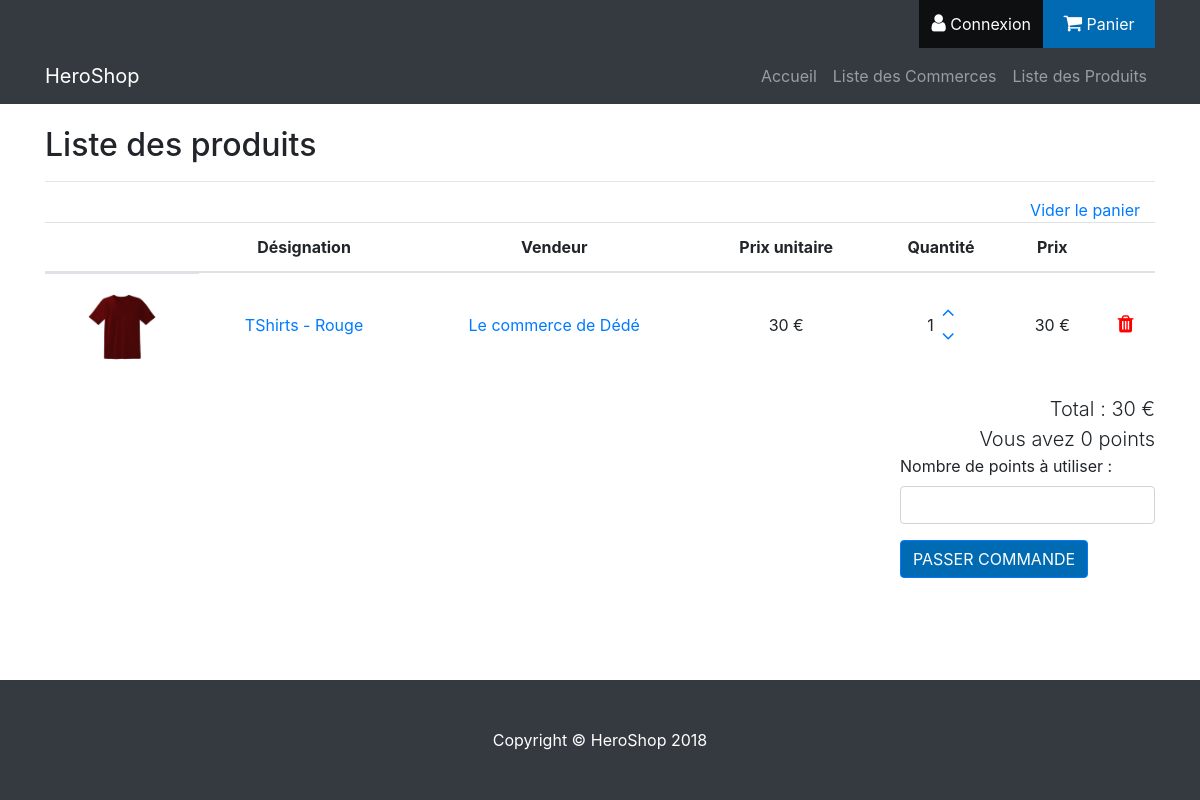
The app's page /Panier/ajouter_panier/1 with its own data.
### tables this page shows
CREATE TABLE IF NOT EXISTS `produit_variante` (
`idProduitVariante` int(8) unsigned NOT NULL,
  `nomProduitVariante` varchar(128) NOT NULL,
  `descriptionProduitVariante` text NOT NULL,
  `prixProduitVariante` int(8) NOT NULL,
  `stockProduitVariante` int(8) NOT NULL DEFAULT '0',
  `idProduitType` int(8) unsigned NOT NULL
);

CREATE TABLE IF NOT EXISTS `commerce` (
  `siretCommerce` varchar(14) NOT NULL,
  `nomCommerce` varchar(128) NOT NULL,
  `mailCommerce` varchar(64) NOT NULL,
  `telCommerce` varchar(10) NOT NULL,
  `numAdresseCommerce` int(4) NOT NULL,
  `rueCommerce` varchar(64) NOT NULL,
  `codePostalCommerce` int(10) NOT NULL,
  `villeCommerce` varchar(64) NOT NULL,
  `complementAdresseCommerce` varchar(128) NOT NULL,
  `tempsReservationProduitsCommerce` time NOT NULL,
  `produitsLivrablesCommerce` tinyint(1) NOT NULL,
  `idCommercant` int(8) unsigned NOT NULL,
  `descriptionCommerce` text
);

### application/libraries/Layout.php (called while the page is built, shortened)
<?php
class Layout {
    private $CI;
    private $var = array();
    public function __construct() {
        $this->CI = & get_instance();
        $this->var['output'] = '';
        $this->var['titre'] = ucfirst($this->CI->router->fetch_method()) . ' - ' . ucfirst($this->CI->router->fetch_class());
        $this->var['charset'] = $this->CI->config->item('charset');
        $this->var['css'] = array();
        $this->var['js'] = array();
        $this->var['jquery'] = array();
        $this->var['menu'] = array();
        $this->var['topMenu'] = array();
        $this->var['sideMenu'] = array();
        $this->var['nomSideMenu'] = "";
    }
    public function view($name, $data = array(), $return = false) {
        $this->var['output'] .= $this->CI->load->view($name, $data, true);
        if (!$return) {
            $this->CI->load->view('../themes/default_layout', $this->var);
        } else {
            return $this->CI->load->view('../themes/default_layout', $this->var, true);
        }
    }
    public function ajouter_menu($menu, $intitule, $controller) {
        $this->var[$menu][$controller] = array(
            "intitule" => $intitule,
            "url" => site_url($controller . "/"),
            "actif" => $controller == $this->CI->router->fetch_class(),
        );
    }
    public function init_menu() {
        $this->CI->load->library('session');
    }
}

### application/controllers/Panier.php (called while the page is built, shortened)
<?php
class Panier extends CI_Controller {
    public function afficher_panier() {
        $idClient = $this->session->logged_in['idClient'];
        $data = array(
            'produits' => array(),
        );
        if (!is_null($idClient)) {
            $pointsFidelitesClient = $this->Client_model->get_nb_point_client($idClient)->pointsFidelitesClient;
            $data['pointsFidelitesClient'] = $pointsFidelitesClient;
        } else {
            $data['pointsFidelitesClient'] = 0;
        }
        $somme_prix = 0;
        if ($this->session->has_userdata('panier')) {
            $session_data = $this->session->panier;
            foreach ($session_data as $ligne) {
                $id_Produit_variante = $ligne['idProduit'];
                $quantite = $ligne['quantite'];
                $where = array(
                    "idProduitVariante" => $id_Produit_variante,
                );
                $produit_variante = $this->Produit_variante_model->read('*', $where, 1)[0];
                if ($produit_variante) {
                    $where = array(
                        "idProduitType" => $produit_variante->idProduitType,
                    );
                    $produit_type = $this->Produit_type_model->read('*', $where, 1);
                }
                if ($produit_variante && isset($produit_type) && $produit_type) {
                    $donnees_produit = (object) array_merge((array) $produit_type[0], (array) $produit_variante);
                    $image_url = url_images_in_folder("/assets/images/produits/produit_" . $donnees_produit->idProduitType . '/variante_' . $id_Produit_variante) [0];
                    $donnees_produit->image_url = $image_url;
                    $donnees_produit->quantite = $quantite;
                    $where = array(
                        "siretCommerce" => $donnees_produit->siretCommerce,
                    );
                    $donnes_commerce = $this->Commerce_model->read('*', $where, 1);
                    if ($donnes_commerce) {
                        $donnees_produit->commerce = $donnes_commerce[0];
                    }
                    $prix_total = $donnees_produit->prixProduitVariante * $donnees_produit->quantite;
                    $donnees_produit->prixTotal = $prix_total;
                    $somme_prix += $prix_total;
                    $data['produits'][] = $donnees_produit;
                } else {
                    $this->supprimer_produit_sesssion($id_Produit_variante, 0);
                }
            }
        }
        $data['somme_totale'] = $somme_prix;
        $this->layout->view('Panier/panier.php', $data);
    }
    public function ajouter_panier($idProduitVariante, $quantite = 1) {
        $session_data = array();
        $ok = false;
        if (!$ok) {
            $session_data[] = array(
                'idProduit' => $idProduitVariante,
                'quantite' => $quantite,
            );
        }
        $this->session->set_userdata('panier', $session_data);
        $this->afficher_panier();
    }
}
?>

### index.php (called while the page is built, shortened)
<?php
require_once BASEPATH.'core/CodeIgniter.php';

### application/core/MY_Model.php (called while the page is built, shortened)
<?php
class MY_Model extends CI_Model {
    public function read($select = '*', $where = array(), $nb = null, $debut = null) {
        return $this->db->select($select)
                        ->from($this->table)
                        ->where($where)
                        ->limit($nb, $debut)
                        ->get()
                        ->result();
    }
}

### application/helpers/MY_url_helper.php (called while the page is built, shortened)
<?php  if ( ! defined('BASEPATH')) exit('No direct script access allowed');
if ( ! function_exists('site_url'))
{
	function site_url($uri = '')
	{
		if( ! is_array($uri))
		{
			$uri = func_get_args();
		}
		$CI =& get_instance();
		return $CI->config->site_url($uri);
	}
}

### application/views/Panier/panier.php (the view)
<div id="panier">
    <h2>Liste des produits</h2>
    <hr/>
    <div class="table-responsive">
        <div class="col-md-2 offset-md-10" style="text-align: right">
            <a href="<?php echo base_url('Panier/vider_panier/') ?>">Vider le panier</a>
        </div>
        <table class="table">
            <thead>
                <tr>
                    <th scope="col"></th>
                    <th scope="col">Désignation</th>
                    <th scope="col">Vendeur</th>
                    <th scope="col">Prix unitaire</th>
                    <th scope="col">Quantité</th>
                    <th scope="col">Prix</th>
                    <th scope="col"></th>
                </tr>
            </thead>
            <tbody>
                <?php foreach ($produits as $p): ?>
                    <tr>
                        <td style="display:flex; justify-content: center">
                            <a href="<?php echo site_url('/Produits/fiche_produit/' . $p->idProduitType . '/' . $p->idProduitVariante) ?>">
                                <img src="<?php echo $p->image_url ?>" style="height:80px;width:auto">
                            </a>
                        <td>
                            <a href="<?php echo site_url('/Produits/fiche_produit/' . $p->idProduitType . '/' . $p->idProduitVariante) ?>">
                                <?php echo $p->nomProduitType . ' - ' . $p->nomProduitVariante ?>
                            </a>
                        </td>
                        <td>
                            <a href="<?php echo site_url('Commerces/fiche_commerce/' . $p->commerce->siretCommerce) ?>">
                                <?php echo $p->commerce->nomCommerce ?>
                            </a>
                        </td>
                        <td>
                            <?php echo $p->prixProduitVariante ?> €
                        </td>
                        <td>
                            <div class="flex-centered-elements">
                                <span>
                                    <?php echo $p->quantite ?>
                                </span>
                                <span class="btn-group-vertical pull-right">
                                    <a href="<?php echo site_url('Panier/ajouter_panier/' . $p->idProduitVariante . '/1') ?>">
                                        <i class="fa fa-angle-up"></i>
                                    </a>
                                    <a href="<?php echo site_url('Panier/supprimer_panier/' . $p->idProduitVariante . '/1') ?>">
                                        <i class="fa fa-angle-down"></i>
                                    </a>
                                </span>
                            </div>
                        </td>
                        <td>
                            <?php echo $p->prixTotal ?> €
                        </td>
                        <td>
                            <a href="<?php echo site_url('Panier/supprimer_panier/' . $p->idProduitVariante . '/0') ?>">
                                <i class="fa fa-trash"></i>
                            </a>
                        </td>
                    </tr>
                <?php endforeach; ?>
            </tbody>
        </table>
    </div>
    <?php echo form_open_multipart(base_url('Client/Commandes/ajouter_commandes')); ?>
    <div class="row justify-content-end">
        <div class="col-lg-3">
            <span class="pull-right lead"> Total : <?php echo $somme_totale ?> € </span>
        </div>
    </div>
    <div class="row justify-content-end">
        <div class="col-lg-3">
            <span class="pull-right lead"> Vous avez <?php echo $pointsFidelitesClient ?> points </span>
            <div class="form-group">
                <label for="inputNumAdresse"> Nombre de points à utiliser : </label>
                <input type="number" class="form-control" name="nbpoints" id="inputNbpoints" min="0" placeholder="" value="<?php echo set_value('nbpoints') ?>">
            </div>
        </div>
    </div>
    <div class="row justify-content-end">
        <div class="col-lg-3">
            <button class="passer_commande btn btn-primary" type="submit" class="btn btn-primary">Passer Commande</button>
        </div>
    </div>
    <?php echo form_close(); ?>
</div>

### assets/css/shop-homepage.css (style rules this page uses)
body { padding-top: 54px; }
@media (min-width: 992px) { body { padding-top: 56px; } }

### assets/css/main.css (style rules this page uses)
html { height: 100%; }
body { padding-top:0; display: flex; min-height: 100vh; flex-direction: column; }
img { max-width : 100%; height: auto; display: block; }
.table td, .table th { text-align: center; vertical-align: middle; }
.fa { font-size:125%; }
.fa-trash { font-size:125%; color:red; }
.flex-centered-elements { display:flex; justify-content:center; align-items: center; }
.flex-centered-elements span { padding-left:4px; padding-right:4px; }
.passer_commande { color: #FFF; background:#006bb3; text-transform: uppercase; text-align: center; }

### records on screen
produit_variante: nomProduitType "TShirts", nomProduitVariante "Rouge", prixProduitVariante "30", quantite "1"
commerce: nomCommerce "Le commerce de Dédé"

### other values on screen
$topMenu['Auth']['intitule'] "Connexion"
$topMenu['Panier']['intitule'] "Panier"
$m["intitule"] "Accueil"
$m["intitule"] "Liste des Commerces"
$m["intitule"] "Liste des Produits"
$somme_totale "30"
$pointsFidelitesClient "0"
